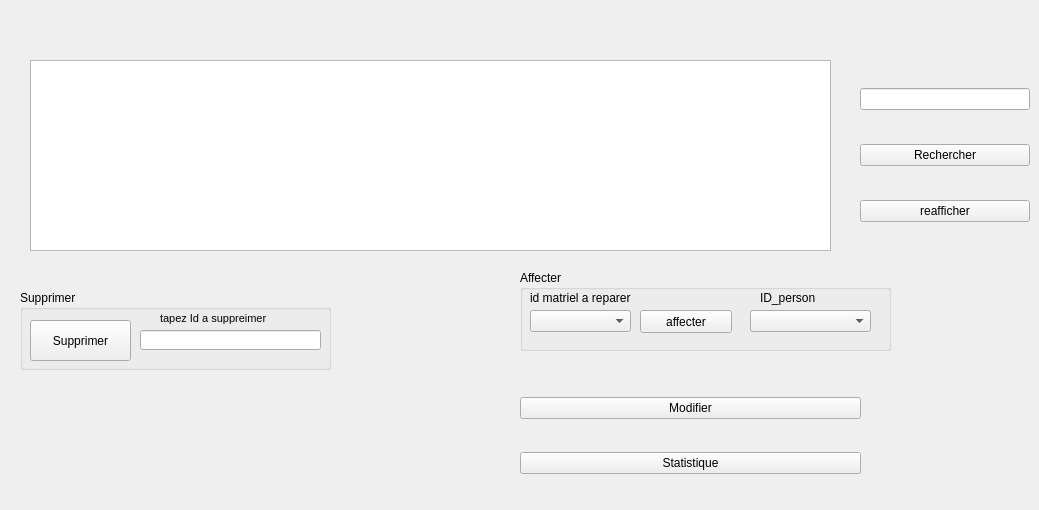
          <widget class="QWidget" name="tab_14">
           <attribute name="title">
            <string>Consulter matériel </string>
           </attribute>
           <widget class="QTableView" name="tab_mat">
            <property name="geometry">
             <rect>
              <x>30</x>
              <y>60</y>
              <width>801</width>
              <height>191</height>
             </rect>
            </property>
            <property name="styleSheet">
             <string notr="true"/>
            </property>
           </widget>
           <widget class="QWidget" name="verticalLayoutWidget">
            <property name="geometry">
             <rect>
              <x>520</x>
              <y>370</y>
              <width>341</width>
              <height>131</height>
             </rect>
            </property>
            <layout class="QVBoxLayout" name="verticalLayout">
             <item>
              <widget class="QPushButton" name="modifier">
               <property name="styleSheet">
                <string notr="true"/>
               </property>
               <property name="text">
                <string>Modifier</string>
               </property>
               <property name="icon">
                <iconset resource="img.qrc">
                 <normaloff>:/modifier.png</normaloff>:/modifier.png</iconset>
               </property>
              </widget>
             </item>
             <item>
              <widget class="QPushButton" name="stat">
               <property name="styleSheet">
                <string notr="true"/>
               </property>
               <property name="text">
                <string>Statistique</string>
               </property>
               <property name="icon">
                <iconset resource="img.qrc">
                 <normaloff>:/statistique.png</normaloff>:/statistique.png</iconset>
               </property>
               <property name="iconSize">
                <size>
                 <width>30</width>
                 <height>20</height>
                </size>
               </property>
              </widget>
             </item>
            </layout>
           </widget>
           <widget class="QWidget" name="verticalLayoutWidget_3">
            <property name="geometry">
             <rect>
              <x>860</x>
              <y>60</y>
              <width>170</width>
              <height>191</height>
             </rect>
            </property>
            <layout class="QVBoxLayout" name="verticalLayout_4">
             <item>
              <widget class="QLineEdit" name="rech"/>
             </item>
             <item>
              <widget class="QPushButton" name="recherche">
               <property name="styleSheet">
                <string notr="true"/>
               </property>
               <property name="text">
                <string>Rechercher</string>
               </property>
               <property name="icon">
                <iconset resource="img.qrc">
                 <normaloff>:/rechercher.png</normaloff>:/rechercher.png</iconset>
               </property>
               <property name="iconSize">
                <size>
                 <width>50</width>
                 <height>30</height>
                </size>
               </property>
              </widget>
             </item>
             <item>
              <widget class="QPushButton" name="reaficher">
               <property name="styleSheet">
                <string notr="true"/>
               </property>
               <property name="text">
                <string>reafficher</string>
               </property>
               <property name="icon">
                <iconset resource="img.qrc">
                 <normaloff>:/reafficher.png</normaloff>:/reafficher.png</iconset>
               </property>
               <property name="iconSize">
                <size>
                 <width>20</width>
                 <height>30</height>
                </size>
               </property>
              </widget>
             </item>
            </layout>
           </widget>
           <widget class="QGroupBox" name="groupBox_3">
            <property name="geometry">
             <rect>
              <x>520</x>
              <y>270</y>
              <width>371</width>
              <height>81</height>
             </rect>
            </property>
            <property name="title">
             <string>Affecter</string>
            </property>
            <widget class="QPushButton" name="pushButton_4">
             <property name="geometry">
              <rect>
               <x>120</x>
               <y>40</y>
               <width>92</width>
               <height>23</height>
              </rect>
             </property>
             <property name="styleSheet">
              <string notr="true"/>
             </property>
             <property name="text">
              <string>affecter</string>
             </property>
             <property name="icon">
              <iconset resource="img.qrc">
               <normaloff>:/affecter.png</normaloff>:/affecter.png</iconset>
             </property>
            </widget>
            <widget class="QComboBox" name="id_combo">
             <property name="geometry">
              <rect>
               <x>10</x>
               <y>40</y>
               <width>101</width>
               <height>22</height>
              </rect>
             </property>
            </widget>
            <widget class="QComboBox" name="combo_person">
             <property name="geometry">
              <rect>
               <x>230</x>
               <y>40</y>
               <width>121</width>
               <height>22</height>
              </rect>
             </property>
            </widget>
            <widget class="QLabel" name="label_53">
             <property name="geometry">
              <rect>
               <x>10</x>
               <y>20</y>
               <width>131</width>
               <height>16</height>
              </rect>
             </property>
             <property name="text">
              <string>id matriel a reparer </string>
             </property>
            </widget>
            <widget class="QLabel" name="label_54">
             <property name="geometry">
              <rect>
               <x>240</x>
               <y>20</y>
               <width>111</width>
               <height>16</height>
              </rect>
             </property>
             <property name="text">
              <string>ID_person</string>
             </property>
            </widget>
           </widget>
           <widget class="QGroupBox" name="groupBox_6">
            <property name="geometry">
             <rect>
              <x>20</x>
              <y>290</y>
              <width>311</width>
              <height>80</height>
             </rect>
            </property>
            <property name="title">
             <string>Supprimer</string>
            </property>
            <widget class="QPushButton" name="supp_2">
             <property name="geometry">
              <rect>
               <x>10</x>
               <y>30</y>
               <width>101</width>
               <height>41</height>
              </rect>
             </property>
             <property name="styleSheet">
              <string notr="true"/>
             </property>
             <property name="text">
              <string>Supprimer</string>
             </property>
             <property name="icon">
              <iconset resource="img.qrc">
               <normaloff>:/supprimer.png</normaloff>:/supprimer.png</iconset>
             </property>
             <property name="iconSize">
              <size>
               <width>30</width>
               <height>30</height>
              </size>
             </property>
            </widget>
            <widget class="QLineEdit" name="id_supp">
             <property name="geometry">
              <rect>
               <x>120</x>
               <y>40</y>
               <width>181</width>
               <height>20</height>
              </rect>
             </property>
            </widget>
            <widget class="QLabel" name="label_52">
             <property name="geometry">
              <rect>
               <x>140</x>
               <y>20</y>
               <width>129</width>
               <height>16</height>
              </rect>
             </property>
             <property name="font">
              <font>
               <family>MS Shell Dlg 2</family>
               <pointsize>8</pointsize>
               <weight>50</weight>
               <bold>false</bold>
               <stylestrategy>PreferDefault</stylestrategy>
              </font>
             </property>
             <property name="layoutDirection">
              <enum>Qt::LeftToRight</enum>
             </property>
             <property name="text">
              <string>tapez Id a suppreimer</string>
             </property>
            </widget>
           </widget>
          </widget>
